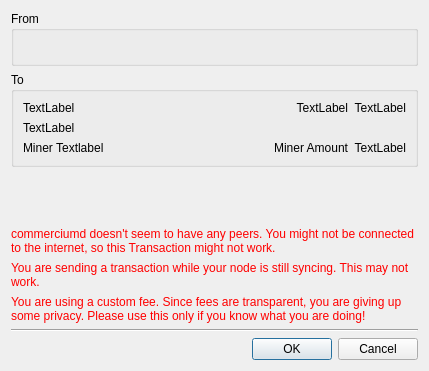
<?xml version="1.0" encoding="UTF-8"?>
<ui version="4.0">
 <class>confirm</class>
 <widget class="QDialog" name="confirm">
  <property name="geometry">
   <rect>
    <x>0</x>
    <y>0</y>
    <width>429</width>
    <height>371</height>
   </rect>
  </property>
  <property name="windowTitle">
   <string>Confirm Transaction</string>
  </property>
  <layout class="QVBoxLayout" name="verticalLayout">
   <item>
    <widget class="QGroupBox" name="groupBox">
     <property name="title">
      <string>From</string>
     </property>
     <layout class="QVBoxLayout" name="verticalLayout_2">
      <item>
       <widget class="QLabel" name="sendFrom">
        <property name="text">
         <string/>
        </property>
        <property name="wordWrap">
         <bool>true</bool>
        </property>
       </widget>
      </item>
     </layout>
    </widget>
   </item>
   <item>
    <widget class="QGroupBox" name="sendToAddrs">
     <property name="title">
      <string>To</string>
     </property>
     <layout class="QGridLayout" name="gridLayout">
      <item row="0" column="2">
       <widget class="QLabel" name="AmtUSD1">
        <property name="sizePolicy">
         <sizepolicy hsizetype="Minimum" vsizetype="Preferred">
          <horstretch>0</horstretch>
          <verstretch>0</verstretch>
         </sizepolicy>
        </property>
        <property name="text">
         <string notr="true">TextLabel</string>
        </property>
        <property name="alignment">
         <set>Qt::AlignRight|Qt::AlignTrailing|Qt::AlignVCenter</set>
        </property>
       </widget>
      </item>
      <item row="1" column="0" colspan="3">
       <widget class="QLabel" name="Memo1">
        <property name="text">
         <string notr="true">TextLabel</string>
        </property>
        <property name="wordWrap">
         <bool>true</bool>
        </property>
       </widget>
      </item>
      <item row="0" column="0">
       <widget class="QLabel" name="Addr1">
        <property name="text">
         <string notr="true">TextLabel</string>
        </property>
        <property name="wordWrap">
         <bool>true</bool>
        </property>
       </widget>
      </item>
      <item row="2" column="2">
       <widget class="QLabel" name="minerFeeUSD">
        <property name="sizePolicy">
         <sizepolicy hsizetype="Minimum" vsizetype="Preferred">
          <horstretch>0</horstretch>
          <verstretch>0</verstretch>
         </sizepolicy>
        </property>
        <property name="text">
         <string notr="true">TextLabel</string>
        </property>
        <property name="alignment">
         <set>Qt::AlignRight|Qt::AlignTrailing|Qt::AlignVCenter</set>
        </property>
       </widget>
      </item>
      <item row="2" column="0">
       <widget class="QLabel" name="labelMinerFee">
        <property name="text">
         <string notr="true">Miner Textlabel</string>
        </property>
       </widget>
      </item>
      <item row="0" column="1">
       <widget class="QLabel" name="Amt1">
        <property name="sizePolicy">
         <sizepolicy hsizetype="Expanding" vsizetype="Preferred">
          <horstretch>0</horstretch>
          <verstretch>0</verstretch>
         </sizepolicy>
        </property>
        <property name="text">
         <string notr="true">TextLabel</string>
        </property>
        <property name="alignment">
         <set>Qt::AlignRight|Qt::AlignTrailing|Qt::AlignVCenter</set>
        </property>
       </widget>
      </item>
      <item row="2" column="1">
       <widget class="QLabel" name="minerFee">
        <property name="sizePolicy">
         <sizepolicy hsizetype="Expanding" vsizetype="Preferred">
          <horstretch>0</horstretch>
          <verstretch>0</verstretch>
         </sizepolicy>
        </property>
        <property name="text">
         <string notr="true">Miner Amount</string>
        </property>
        <property name="alignment">
         <set>Qt::AlignRight|Qt::AlignTrailing|Qt::AlignVCenter</set>
        </property>
       </widget>
      </item>
     </layout>
    </widget>
   </item>
   <item>
    <spacer name="verticalSpacer">
     <property name="orientation">
      <enum>Qt::Vertical</enum>
     </property>
     <property name="sizeHint" stdset="0">
      <size>
       <width>20</width>
       <height>40</height>
      </size>
     </property>
    </spacer>
   </item>
   <item>
    <widget class="QLabel" name="nopeersWarning">
     <property name="styleSheet">
      <string notr="true">color: red;</string>
     </property>
     <property name="text">
      <string>commerciumd doesn't seem to have any peers. You might not be connected to the internet, so this Transaction might not work.</string>
     </property>
     <property name="wordWrap">
      <bool>true</bool>
     </property>
    </widget>
   </item>
   <item>
    <widget class="QLabel" name="syncingWarning">
     <property name="styleSheet">
      <string notr="true">color: red;</string>
     </property>
     <property name="text">
      <string>You are sending a transaction while your node is still syncing. This may not work.</string>
     </property>
     <property name="wordWrap">
      <bool>true</bool>
     </property>
    </widget>
   </item>
   <item>
    <widget class="QLabel" name="warningLabel">
     <property name="styleSheet">
      <string notr="true">color: red;</string>
     </property>
     <property name="text">
      <string>You are using a custom fee. Since fees are transparent, you are giving up some privacy. Please use this only if you know what you are doing!</string>
     </property>
     <property name="wordWrap">
      <bool>true</bool>
     </property>
    </widget>
   </item>
   <item>
    <widget class="Line" name="line">
     <property name="orientation">
      <enum>Qt::Horizontal</enum>
     </property>
    </widget>
   </item>
   <item>
    <widget class="QDialogButtonBox" name="buttonBox">
     <property name="orientation">
      <enum>Qt::Horizontal</enum>
     </property>
     <property name="standardButtons">
      <set>QDialogButtonBox::Cancel|QDialogButtonBox::Ok</set>
     </property>
    </widget>
   </item>
  </layout>
 </widget>
 <resources/>
 <connections>
  <connection>
   <sender>buttonBox</sender>
   <signal>accepted()</signal>
   <receiver>confirm</receiver>
   <slot>accept()</slot>
   <hints>
    <hint type="sourcelabel">
     <x>248</x>
     <y>254</y>
    </hint>
    <hint type="destinationlabel">
     <x>157</x>
     <y>274</y>
    </hint>
   </hints>
  </connection>
  <connection>
   <sender>buttonBox</sender>
   <signal>rejected()</signal>
   <receiver>confirm</receiver>
   <slot>reject()</slot>
   <hints>
    <hint type="sourcelabel">
     <x>316</x>
     <y>260</y>
    </hint>
    <hint type="destinationlabel">
     <x>286</x>
     <y>274</y>
    </hint>
   </hints>
  </connection>
 </connections>
</ui>
